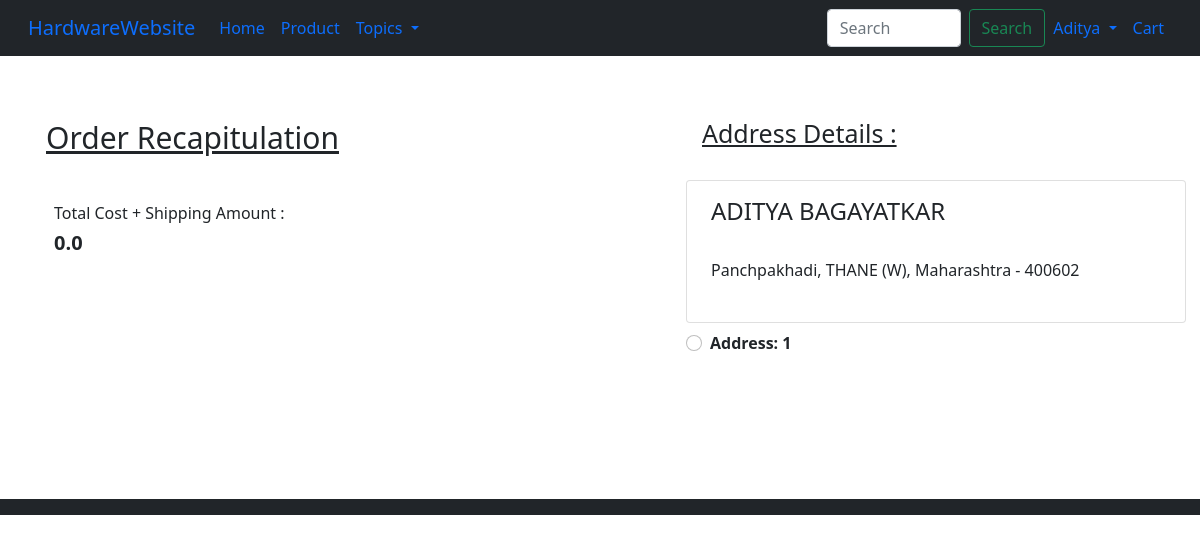
The app's page /checkout/ (signed in) with its own data.
### app/models.py (models this page shows, shortened)
class Profile(models.Model):
    user = models.ForeignKey(User, on_delete=models.CASCADE)
    profileimg = models.ImageField(upload_to='profile_images',default='about-comapny.jpg')
    id_user =  models.IntegerField()
    address = models.CharField(max_length=1000, blank=True)
    locality = models.CharField(max_length=101,blank=True)
    city = models.CharField(max_length=101,blank=True)
    state = models.CharField(choices = STATE_CHOICES, max_length=55)
    pincode = models.IntegerField(default=400600)
    auth_token = models.CharField(max_length=100)
    is_verified = models.BooleanField(default=False)
    first_name = models.TextField(blank=True)
    last_name = models.TextField(blank=True)
    birth_date = models.DateField(default=date.today())
    mobile_no = models.IntegerField(default='9999999999')

### app/views.py (the view)
# urls.py: path('checkout/', views.checkout, name='checkout'),
def checkout(request):
    user= request.user
    add = Profile.objects.filter(user=user)
    cart_items = Cart.objects.filter(user=user)
    amount = 0.0
    shipping_amount = 10.0
    totalamount = 0.0
    cart_product = [p for p in Cart.objects.all() if p.user == request.user]
    if cart_product :
            for p in cart_product :
                tempamount = (p.product.price * p.quantity)
                amount += tempamount
            totalamount = amount +shipping_amount
    return render(request, 'checkout.html', {'add':add, 'totalamount':totalamount, 'cart_items':cart_items})

### templates/checkout.html (shortened to what this page needs)
<!doctype html>
{% load static %}
<html lang="en">
  <head>
    <link rel="stylesheet" href="https://stackpath.bootstrapcdn.com/bootstrap/4.4.1/css/bootstrap.min.css"
>
    <link href="https://cdn.jsdelivr.net/npm/bootstrap@5.0.0-beta1/dist/css/bootstrap.min.css" rel="stylesheet">
    <link rel="stylesheet" href="{% static 'css/owl.carousel.min.css' %}">
    <link rel="stylesheet" href="{% static 'css/all.min.css' %}">
    <link rel="stylesheet" href="{% static 'css/style.css' %}">
  </head>
  <body>
    <nav class="navbar navbar-expand-lg bg-body-tertiary bg-dark">
      <div class="container-fluid">
        <a class="navbar-brand" href="/">HardwareWebsite</a>
        <div class="collapse navbar-collapse" id="navbarSupportedContent">
          <ul class="navbar-nav me-auto mb-2 mb-lg-0">
            <li class="nav-item">
              <a class="nav-link active" aria-current="page" href="/">Home</a>
            </li>
            <li class="nav-item">
              <a class="nav-link" href="{% url 'product' %}">Product</a>
            </li>
            <li class="nav-item dropdown">
              <a class="nav-link dropdown-toggle" href="#" id="navbarDropdown" role="button"
                  data-toggle="dropdown" aria-haspopup="true" aria-expanded="false">
                  Topics
              </a>
          </li>
          </ul>
          <form class="d-flex mx-9" role="search" style="margin-left : 400px;">
            <input class="form-control me-2" type="search" placeholder="Search" aria-label="Search">
            <button class="btn btn-outline-success" type="submit">Search</button>
          </form>
          <ul class="navbar-nav me-auto mb-2 mb-lg-0" >
          <li class="nav-item dropdown">
            <a class="nav-link dropdown-toggle" href="#" id="navbarDropdown" role="button"
                data-toggle="dropdown" aria-haspopup="true" aria-expanded="false">
                {{request.user | capfirst}}
            </a>
        </li>
          <li class="nav-item">
            <a class="nav-link" href="{% url 'showcart' %}">Cart</a>
          </li>
        </ul>
        </div>
      </div>
    </nav>
  <div class="container px-2  mt-5">
    <div class="row gx-5">
      <div class="col px-3">
        <div class="card border-0" style="width: 600px;">
          <div class="card-body">
            <h5 class="card-title" style="font-size : 30px;"><u>Order Recapitulation</u></h5>
          </div>
          <div class="card px-4 pt-2 border-0" style="width: 600px;">
            <p><h6> Total Cost + Shipping Amount : </h6> <h5><b> {{totalamount}} </b></h5> </p>
          </div>
        </div>
      </div>
      <div class="col" style="margin-top:-18px;">
        <div class="p-3">
          <div class="card border-0" style="width: 300px;">
            <div class="card-body">
              <h5 class="card-title" style="font-size : 25px;"><u>Address Details :</u></h5>
            </div>
            <form action="/paymentdone" id='myform'>
              {% for ad in add %}
            <div class="card px-4 pt-3 mt-2 py-4" style="width: 500px;">
              <h4>{{ad.first_name}} {{ad.last_name}}</h5>
                <br>
              <p>{{ad.locality}}, {{ad.city}}, {{ad.state}} - {{ad.pincode}} </p>
            </div>
            <div class="form-check mt-2 mb-5">
              <input class="form-check-input" name='custid' id='custadd{{forloop.counter}}' type="radio" value="{{ad.id}}">
              <label class="form-check-label fw-bold" for='custadd{{forloop.counter}}'>
                Address: {{forloop.counter}} </label>
            </div>
            {%endfor%}
            <div class="card border-0" style="width:500px;">
              <div class="card-body">
              </div>
            </div>
            </form>
        </div>
      </div>
    </div>
  </div>
        </div>
<footer class="container-fluid bg-dark text-center p-2 mt-5">
</footer>
</body>
</html>

### records on screen
Profile: first_name "ADITYA", last_name "BAGAYATKAR", locality "Panchpakhadi", city "THANE (W)", state "Maharashtra", pincode "400602"

### other values on screen
{{ request.user | capfirst }} "Aditya"
{{ totalamount }} "0.0"
